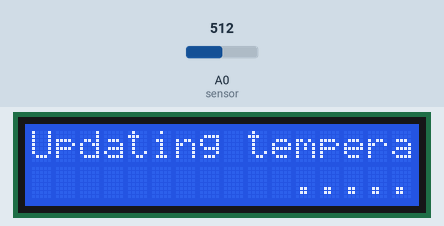
Bench run of a sketch on a simulated Arduino Uno, built with avr-gcc and run on an emulated ATmega328P. Parts: 16×2 character LCD. The test bench sets the inputs (shaded band); at power-on: A0 (sensor) = 512.

Above: at 3.2 s.
3.3 s: A0 (sensor) set to 85
At 11.9 s:
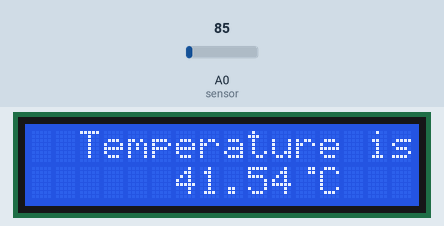
12.2 s: A0 (sensor) set to 70
At 19.1 s:
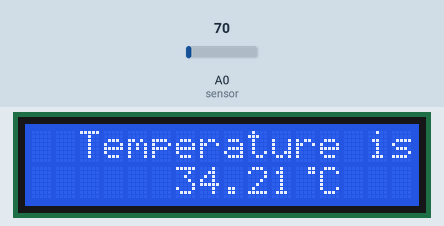
24.1 s: A0 (sensor) set to 122
At 32.1 s:
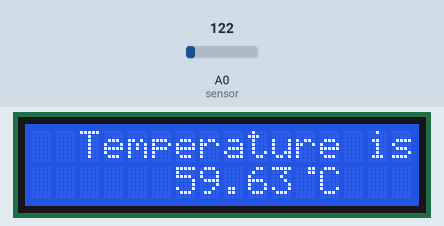
Timing chart, 0 to 33.6 s (numbered marks = the images above; inputs shaded):
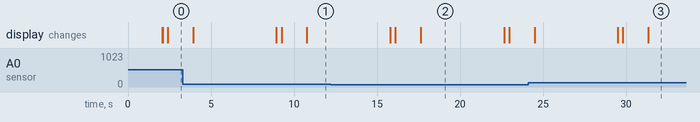

Measured:
- the behaviour switches between 78 and 77 on A0 (sensor) (found by bisection; images 1 and 2)
- after the input at 12.2 s, the display: first differs from a run without the input after 5.4 s (image 2)
- after the input at 24.1 s, the display: first differs from a run without the input after 7.2 s (image 3)
- what the display in image 2 shows lasts 5.0 s, from 17.6 s to 22.6 s

The sketch:

temperature.ino
```cpp
#include<LiquidCrystal.h>
LiquidCrystal lcd(8,9,10,11,12,13);
#define sensor A0
byte degree[8] ={ 0b00011, 0b00011, 0b00000, 0b00000, 0b00000, 0b00000, 0b00000, 0b00000 };


void setup()
    {
     lcd.begin(16,2);
     //abhiraj's work
     lcd.createChar(1, degree);
     lcd.setCursor(4,0);
     lcd.print(" <your name>'s ");
     lcd.setCursor(3,1);
     lcd.print(" Thermometer ");
     delay(2000); lcd.clear();
    }
 void loop()
    {
     float reading=analogRead(sensor);
     float temperature=reading*(5.0/1023.0)*100;
     float far=(temperature*1.8)+32;
     delay(10);
     lcd.clear();
     lcd.setCursor(0,0);
     lcd.print("Updating temperature");
     lcd.setCursor(11,1);
     lcd.print("....");
     delay(300);
     lcd.clear();
     lcd.setCursor(0,0);
     lcd.print("Updating temperature");
     lcd.setCursor(11,1);
     lcd.print(".....");
     delay(300);
     lcd.clear();
     lcd.setCursor(0,0);
     lcd.print("Updating temperature");
     lcd.setCursor(11,1);
     lcd.print("......");
     delay(300);
     lcd.clear();
     lcd.setCursor(0,0);
     lcd.print("Updating temperature");
     lcd.setCursor(11,1);
     lcd.print(".......");
     delay(300);
     lcd.clear();
     lcd.setCursor(0,0);
     lcd.print("Updating temperature");
     lcd.setCursor(11,1);
     lcd.print("........");
     delay(300);
     lcd.clear();
     lcd.setCursor(0,0);
     lcd.print("Updating temperature");
     lcd.setCursor(11,1);
     lcd.print(".........");
     delay(300);
     lcd.clear();
     lcd.setCursor(2,0);
     lcd.print("Temperature is:");
     lcd.setCursor(6,1);
     lcd.print(temperature);
     lcd.write(1);
     lcd.print("C");
     lcd.setCursor(25,0);
     lcd.print("(");
     lcd.setCursor(26,0);
     lcd.print(far);
     lcd.write(1);
     lcd.print("F");
     lcd.setCursor(33,0);
     lcd.print(")");
     delay(5000);
    }
```
